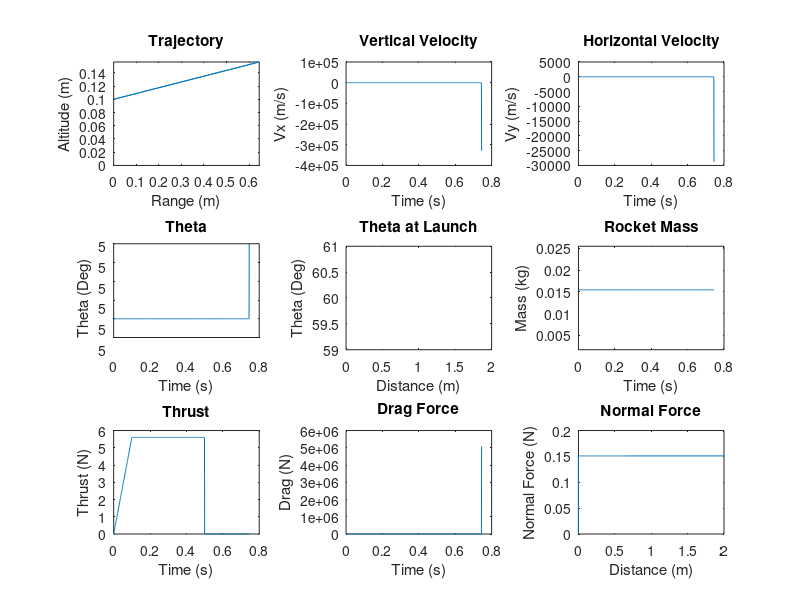

This figure's MATLAB source:
% Program:
% Rocket_Trajectory_Simulation.m
% Multi-stage rocket dynamics and trajectory simulation.
%
% Description:
% Predicts multi-stage rocket dynamics and trajectories based on the given 
% rocket mass, engine thrust, launch parameters, and drag coefficient.
%
% Variable List:
% Delta = Time step (s)
% t = Time (s)
% Thrust = Thrust (N)
% Mass = Mass (kg)
% Mass_Rocket_With_Motor = Mass with motor (kg)
% Mass_Rocket_Without_Motor = Mass without motor (kg)
% Theta = Angle (deg)
% C = Drag coefficient
% Rho = Air density (kg/m^3)
% A = Rocket projected area (m^2)
% Gravity = Gravity (m/s^2)
% Launch_Rod_Length = Length of launch rod (m)
% n = Counter
% Fn = Normal force (N)
% Drag = Drag force (N)
% Fx = Sum of forces in the horizontal direction (N)
% Fy = Sum of forces in the vertical direction (N)
% Vx = Velocity in the horizontal direction (m/s)
% Vy = Velocity in the vertical direction (m/s)
% Ax = Acceleration in the horizontal direction (m/s^2)
% Ay = Acceleration in the vertical direction (m/s^2)
% x = Horizontal position (m)
% y = Vertical position (m)
% Distance_x = Horizontal distance travelled (m)
% Distance_y = Vertical travelled (m)
% Distance = Total distance travelled (m)
% Memory_Allocation = Maximum number of time steps expected

clear, clc      % Clear command window and workspace

% Parameters
Delta = 0.001;                  % Time step 
Memory_Allocation = 30000;      % Maximum number of time steps expected

% Preallocate memory for arrays
t = zeros(1, Memory_Allocation);
Thrust = zeros(1, Memory_Allocation);
Mass = zeros(1, Memory_Allocation);
Theta = zeros(1, Memory_Allocation);
Fn = zeros(1, Memory_Allocation);
Drag = zeros(1, Memory_Allocation);
Fx = zeros(1, Memory_Allocation);
Fy = zeros(1, Memory_Allocation);
Ax = zeros(1, Memory_Allocation);
Ay = zeros(1, Memory_Allocation);
Vx = zeros(1, Memory_Allocation);
Vy = zeros(1, Memory_Allocation);
x = zeros(1, Memory_Allocation);
y = zeros(1, Memory_Allocation);
Distance_x = zeros(1, Memory_Allocation);
Distance_y = zeros(1, Memory_Allocation);
Distance = zeros(1, Memory_Allocation);

C = 0.47;                                % Drag coefficient
Rho = 1.2;                              % Air density (kg/m^3)
A = (3.66/2)^2*pi;                          % Rocket projected area (m^2)
Gravity = 9.800;                         % Gravity (m/s^2)
Launch_Rod_Length = 1;                  % Length of launch rod (m)
Mass_Rocket_With_Motor = 0.01546;       % Mass with motor (kg)
Mass_Rocket_Without_Motor = 0.0117;     % Mass without motor (kg)

Theta(1) = 5;                  % Initial angle (deg)
Vx(1) = 0;                      % Initial horizontal speed (m/s)
Vy(1) = 0;                      % Initial vertical speed (m/s)
x(1) = 0;                       % Initial horizontal position (m)
y(1) = 0.1;                     % Initial vertical position (m)
Distance_x(1) = 0;              % Initial horizontal distance travelled (m)
Distance_y(1) = 0;              % Initial vertical distance travelled (m)
Distance(1) = 0;                % Initial  distance travelled (m)
Mass(1) = Mass_Rocket_With_Motor;       % Initial rocket mass (kg)

n = 1;                          % Initial time step            

while y(n) > 0                  % Run until rocket hits the ground
    n = n+1;                    % Increment time step
 
    t(n)= (n-1)*Delta;          % Elapsed time                     

    % Determine rocket thrust and mass based on launch phase
    if t(n) <= 0.1                              % Launch phase 1
        Thrust(n) = 56*t(n);  
        Mass(n) = Mass_Rocket_With_Motor;
     elseif t(n) > 0.1 && t(n) < 0.5            % Launch phase 2
        Thrust(n) = 5.6;                          
        Mass(n) = Mass_Rocket_With_Motor;
    elseif t(n) >= 0.5 && t(n) < 3.5            % Launch phase 3
        Thrust(n) = 0;
        Mass(n) = Mass_Rocket_With_Motor;
    elseif t(n) >= 3.5                          % Launch phase 4                        
        Thrust(n) = 0;                                         
        Mass(n) = Mass_Rocket_Without_Motor;    % Rocket motor ejects
    end

    % Normal force calculations  
    if Distance(n-1) <= Launch_Rod_Length       % Launch rod normal force
        Fn(n) = Mass(n)*Gravity*cosd(Theta(1));
    else
        Fn(n) = 0;                              % No longer on launch rod
    end
    
    % Drag force calculation
    Drag(n)= 0.5*C*Rho*A*(Vx(n-1)^2+Vy(n-1)^2); % Calculate drag force
    
    % Sum of forces calculations 
    Fx(n)= Thrust(n)*cosd(Theta(n-1))-Drag(n)*cosd(Theta(n-1))...
        -Fn(n)*sind(Theta(n-1));                            % Sum x forces
    Fy(n)= Thrust(n)*sind(Theta(n-1))-(Mass(n)*Gravity)-...
        Drag(n)*sind(Theta(n-1))+Fn(n)*cosd(Theta(n-1));    % Sum y forces
        
    % Acceleration calculations
    Ax(n)= Fx(n)/Mass(n);                       % Net accel in x direction 
    Ay(n)= Fy(n)/Mass(n);                       % Net accel in y direction
	
    % Velocity calculations
    Vx(n)= Vx(n-1)+Ax(n)*Delta;                 % Velocity in x direction
    Vy(n)= Vy(n-1)+Ay(n)*Delta;                 % Velocity in y direction
	
    % Position calculations
    x(n)= x(n-1)+Vx(n)*Delta;                   % Position in x direction
    y(n)= y(n-1)+Vy(n)*Delta;                   % Position in y direction
    
    % Distance calculations    
    Distance_x(n) = Distance_x(n-1)+abs(Vx(n)*Delta);      % Distance in x 
    Distance_y(n) = Distance_y(n-1)+abs(Vy(n)*Delta);      % Distance in y 
    Distance(n) = (Distance_x(n)^2+Distance_y(n)^2)^(1/2); % Total distance

    % Rocket angle calculation
    Theta(n)= atand(Vy(n)/Vx(n));      % Angle defined by velocity vector
end

figure('units','normalized','outerposition',[0 0 1 1]) % Maximize plot window

% Figure 1
subplot(3,3,1)
plot(x(1:n),y(1:n)); 
xlim([0 inf]);
ylim([0 inf]);
xlabel({'Range (m)'});
ylabel({'Altitude (m)'});
title({'Trajectory'});

% Figure 2
subplot(3,3,2)
plot(t(1:n),Vx(1:n));
xlabel({'Time (s)'});
ylabel({'Vx (m/s)'});
title({'Vertical Velocity'});

% Figure 3
subplot(3,3,3)
plot(t(1:n),Vy(1:n));
xlabel({'Time (s)'});
ylabel({'Vy (m/s)'});
title({'Horizontal Velocity'});

% Figure 4
subplot(3,3,4)
plot(t(1:n),Theta(1:n));
xlabel({'Time (s)'});
ylabel({'Theta (Deg)'});
title({'Theta'});

% Figure 5
subplot(3,3,5)
plot(Distance(1:n),Theta(1:n));
xlim([0 2]);
ylim([59 61]);
xlabel({'Distance (m)'});
ylabel({'Theta (Deg)'});
title({'Theta at Launch'});

% Figure 6
subplot(3,3,6)
plot(t(1:n),Mass(1:n));
ylim([.0017 .02546]);
xlabel({'Time (s)'});
ylabel({'Mass (kg)'});
title({'Rocket Mass'});

% Figure 7
subplot(3,3,7)
plot(t(1:n),Thrust(1:n));
xlim([0 0.8]);
xlabel({'Time (s)'});
ylabel({'Thrust (N)'});
title({'Thrust'});

% Figure 8
subplot(3,3,8)
plot(t(1:n),Drag(1:n));
xlabel({'Time (s)'});
ylabel({'Drag (N)'});
title({'Drag Force'});

% Figure 9
subplot(3,3,9)
plot(Distance(1:n),Fn(1:n));
xlim([0 2]);
xlabel({'Distance (m)'});
ylabel({'Normal Force (N)'});
title({'Normal Force'});
